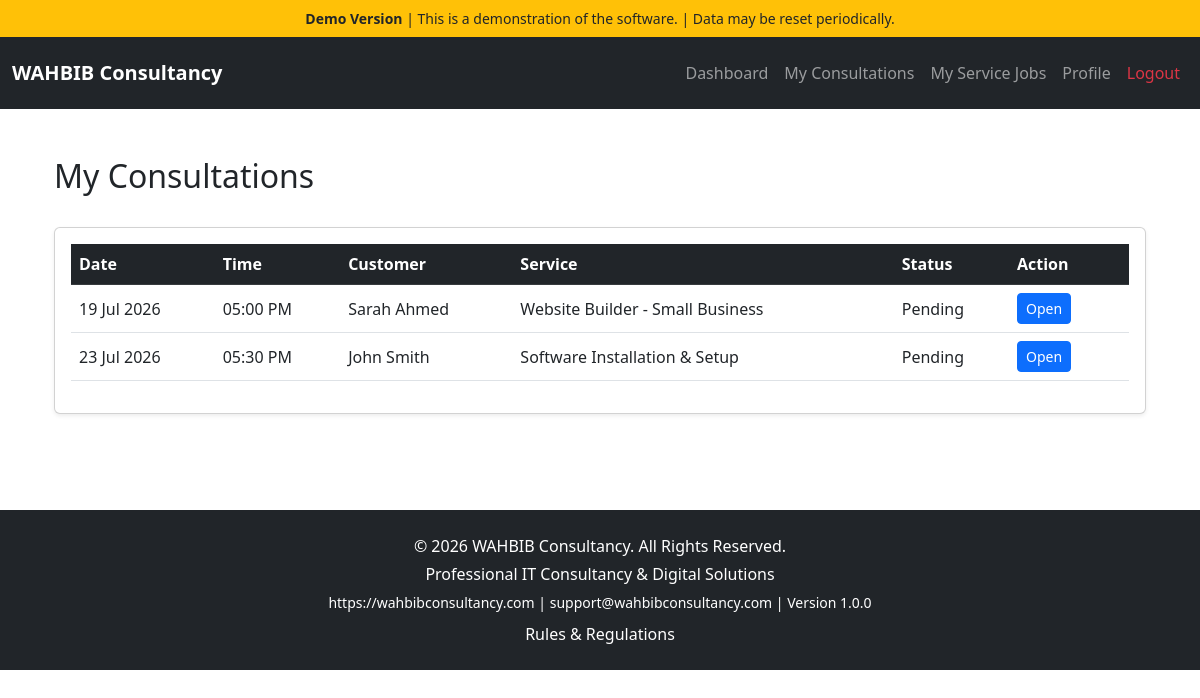
The page /public/index.php?page=agent-consultations (signed in) on the database its author committed.
### tables this page shows
CREATE TABLE `consultation_bookings` (
  `id` int(11) NOT NULL AUTO_INCREMENT,
  `request_id` int(11) NOT NULL,
  `slot_id` int(11) NOT NULL,
  `agent_id` int(11) DEFAULT NULL,
  `booked_at` timestamp NOT NULL DEFAULT current_timestamp(),
  PRIMARY KEY (`id`),
  KEY `request_id` (`request_id`),
  KEY `slot_id` (`slot_id`),
  CONSTRAINT `consultation_bookings_ibfk_1` FOREIGN KEY (`request_id`) REFERENCES `requests` (`id`),
  CONSTRAINT `consultation_bookings_ibfk_2` FOREIGN KEY (`slot_id`) REFERENCES `consultation_slots` (`id`)
);

CREATE TABLE `consultation_slots` (
  `id` int(11) NOT NULL AUTO_INCREMENT,
  `slot_date` date NOT NULL,
  `slot_time` time NOT NULL,
  `agent_id` int(11) NOT NULL,
  `consultation_method` varchar(50) DEFAULT NULL,
  `meeting_link` varchar(255) DEFAULT NULL,
  `is_booked` tinyint(1) DEFAULT 0,
  `created_at` timestamp NOT NULL DEFAULT current_timestamp(),
  PRIMARY KEY (`id`),
  UNIQUE KEY `uniq_consultation_slot` (`slot_date`,`slot_time`,`agent_id`)
);

CREATE TABLE `customers` (
  `id` int(11) NOT NULL AUTO_INCREMENT,
  `name` varchar(255) NOT NULL,
  `email` varchar(255) DEFAULT NULL,
  `phone` varchar(50) DEFAULT NULL,
  `company` varchar(255) DEFAULT NULL,
  `notes` text DEFAULT NULL,
  `created_at` timestamp NOT NULL DEFAULT current_timestamp(),
  `password` varchar(255) DEFAULT NULL,
  `reset_token` varchar(255) DEFAULT NULL,
  `reset_token_expires` datetime DEFAULT NULL,
  PRIMARY KEY (`id`)
);

CREATE TABLE `services` (
  `id` int(11) NOT NULL AUTO_INCREMENT,
  `title` varchar(255) NOT NULL,
  `description` text NOT NULL,
  `created_at` timestamp NOT NULL DEFAULT current_timestamp(),
  `price` decimal(10,2) NOT NULL DEFAULT 0.00,
  `image` varchar(255) DEFAULT NULL,
  PRIMARY KEY (`id`)
);

CREATE TABLE `requests` (
  `id` int(11) NOT NULL AUTO_INCREMENT,
  `customer_id` int(11) NOT NULL,
  `service_id` int(11) NOT NULL,
  `agent_id` int(11) DEFAULT NULL,
  `quoted_price` decimal(10,2) DEFAULT NULL,
  `description` text DEFAULT NULL,
  `status` enum('Pending','Approved','Completed','Cancelled') NOT NULL DEFAULT 'Pending',
  `created_at` timestamp NOT NULL DEFAULT current_timestamp(),
  `workflow_stage` enum('Submitted','Consultation Approved','Consultation Scheduled','Consultation Confirmed','Consultation Completed','Proposal Sent','Proposal Accepted','Proposal Rejected','Awaiting Payment','Payment Submitted','Awaiting Service Scheduling','Service Scheduled','Service Active','Completed','Cancelled') NOT NULL DEFAULT 'Submitted',
  `proposal` text DEFAULT NULL,
  `completed_at` datetime DEFAULT NULL,
  `completion_notes` text DEFAULT NULL,
  `incomplete_reason` text DEFAULT NULL,
  `consultation_reschedules` int(11) NOT NULL DEFAULT 0,
  `service_reschedules` int(11) NOT NULL DEFAULT 0,
  `job_status` enum('Pending','In Progress','Completed','Could Not Complete','Needs Admin Review') NOT NULL DEFAULT 'Pending',
  PRIMARY KEY (`id`),
  KEY `customer_id` (`customer_id`),
  KEY `service_id` (`service_id`),
  CONSTRAINT `requests_ibfk_1` FOREIGN KEY (`customer_id`) REFERENCES `customers` (`id`) ON DELETE CASCADE,
  CONSTRAINT `requests_ibfk_2` FOREIGN KEY (`service_id`) REFERENCES `services` (`id`) ON DELETE CASCADE
);

### public/index.php (called while the page is built, shortened)
<?php
require_once ROOT_PATH . '/routes.php';

### app/views/agent/my-consultations.php (the view, shortened to what this page needs)
<?php
require_once CONFIG_PATH . '/database.php';
$agentId = $_SESSION['agent']['id'];
$stmt = $pdo->prepare("
    SELECT
        cb.id,
        r.id AS request_id,
        c.name AS customer_name,
        s.title AS service_name,
        cs.slot_date,
        cs.slot_time,
        r.job_status
    FROM consultation_bookings cb
    INNER JOIN consultation_slots cs
        ON cs.id = cb.slot_id
    INNER JOIN requests r
        ON r.id = cb.request_id
    INNER JOIN customers c
        ON c.id = r.customer_id
    INNER JOIN services s
        ON s.id = r.service_id
    WHERE cb.agent_id = ?
    ORDER BY
        cs.slot_date,
        cs.slot_time
");
$stmt->execute([$agentId]);
$consultations = $stmt->fetchAll(PDO::FETCH_ASSOC);
require VIEW_PATH . '/layouts/header-agent.php';
?>
<div class="container py-4">
    <div class="d-flex justify-content-between align-items-center mb-4">
        <h2>
            My Consultations
        </h2>
    </div>
    <div class="card shadow-sm">
        <div class="card-body">
            <div class="table-responsive">
                <table class="table table-hover align-middle">
                    <thead class="table-dark">
                        <tr>
                            <th>Date</th>
                            <th>Time</th>
                            <th>Customer</th>
                            <th>Service</th>
                            <th>Status</th>
                            <th width="120">Action</th>
                        </tr>
                    </thead>
                    <tbody>
<?php if (empty($consultations)): ?>
<tr>
    <td colspan="6" class="text-center text-muted py-4">
        No consultations assigned.
    </td>
</tr>
<?php else: ?>
<?php foreach ($consultations as $consultation): ?>
<tr>
    <td>
        <?= date('d M Y', strtotime($consultation['slot_date'])) ?>
    </td>
    <td>
        <?= date('h:i A', strtotime($consultation['slot_time'])) ?>
    </td>
    <td>
        <?= htmlspecialchars($consultation['customer_name']) ?>
    </td>
    <td>
        <?= htmlspecialchars($consultation['service_name']) ?>
    </td>
    <td>
        <?= htmlspecialchars($consultation['job_status']) ?>
    </td>
    <td>
        <a
            href="?page=view-consultation&id=<?= $consultation['request_id'] ?>"
            class="btn btn-primary btn-sm">
            Open
        </a>
    </td>
</tr>
<?php endforeach; ?>
<?php endif; ?>
</tbody>
                </table>
            </div>
        </div>
    </div>
</div>
<?php require VIEW_PATH . '/layouts/footer.php'; ?>

### rows shown on the page
consultation_bookings: slot.slot_date "19 Jul 2026", slot.slot_time "05:00 PM", customers.name "Sarah Ahmed", services.title "Website Builder - Small Business", request.job_status "Pending"
consultation_bookings: slot.slot_date "23 Jul 2026", slot.slot_time "05:30 PM", customers.name "John Smith", services.title "Software Installation & Setup", request.job_status "Pending"

### other values the page prints
COMPANY_NAME "WAHBIB Consultancy"
PRODUCT_COPYRIGHT "© 2026 WAHBIB Consultancy. All Rights Reserved."
COMPANY_TAGLINE "Professional IT Consultancy & Digital Solutions"
COMPANY_WEBSITE "https://wahbibconsultancy.com"
COMPANY_EMAIL "support@wahbibconsultancy.com"
PRODUCT_VERSION "1.0.0"
